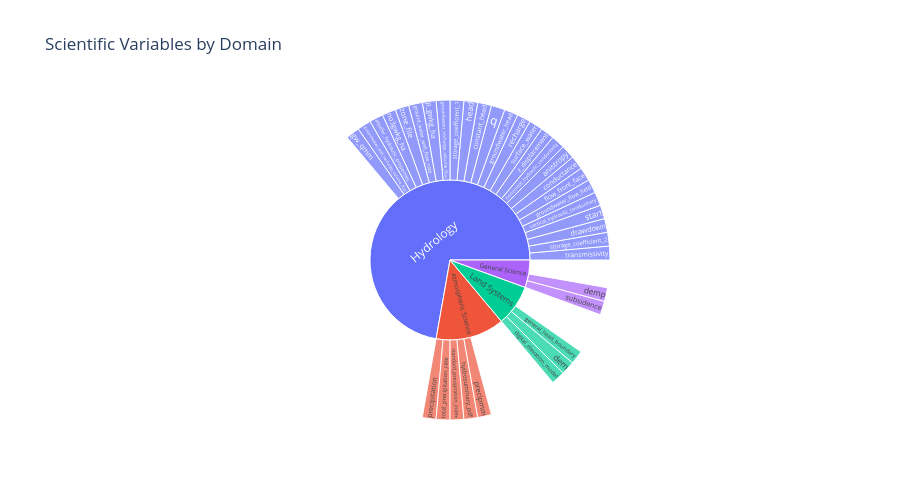

Source (notebook cell):
### Markdown cell above
### Visualize Scientific Variables by Domain

This chart summarizes which scientific domains are represented by the matched variables. It gives a quick sense of where the narrative is strongest in scientific terms.

### Code cell
_, sunburst_fig, domain_counts = sbp.plot_svo_sunburst(unique_mappings)
sunburst_fig.show()
nbutils.print_domain_counts(domain_counts)

### Figure 1 — Plotly figure (JSON) as saved in the notebook; plotly's stock layout.template omitted (floating-point values rounded to 4 significant figures)
{"data": [{"domain": {"x": [0, 1], "y": [0, 1]}, "hovertemplate": "labels=%{label}<br>value=%{value}<br>parent=%{parent}<extra></extra>", "labels": ["transmissivity", "storage_coefficient_2", "digital_elevation_model", "drawdown", "start", "precipitation", "dem", "vertical_hydraulic_conductivity", "groundwater_flow_field", "subsidence", "flow_front_face", "demp", "conductance", "anistropy", "horizontal_hydraulic_conductivity", "total_precipitation_rate", "z_displacement", "surface_water", "recharge", "groundwater_head", "standard_precipitation_index", "q", "constant_head", "head", "storage_coefficient_1", "hydrosummary_pdf", "groundwater_recharge_volume_flux", "p_gwkg_ha", "ground_water_well_flow_rate", "zone_file", "general_head_boundary", "precipmm", "no3gwkg_ha", "aquifer_hydraulic_properties", "groundwater_well_recharge_volume_flux", "gw_qmm", "Hydrology", "Land Systems", "Atmospheric Science", "General Science"], "name": "", "parents": ["Hydrology", "Hydrology", "Land Systems", "Hydrology", "Hydrology", "Atmospheric Science", "Land Systems", "Hydrology", "Hydrology", "General Science", "Hydrology", "General Science", "Hydrology", "Hydrology", "Hydrology", "Atmospheric Science", "Hydrology", "Hydrology", "Hydrology", "Hydrology", "Atmospheric Science", "Hydrology", "Hydrology", "Hydrology", "Hydrology", "Atmospheric Science", "Hydrology", "Hydrology", "Hydrology", "Hydrology", "Land Systems", "Atmospheric Science", "Hydrology", "Hydrology", "Hydrology", "Hydrology", "", "", "", ""], "type": "sunburst", "values": [1, 1, 1, 1, 1, 1, 1, 1, 1, 1, 1, 1, 1, 1, 1, 1, 1, 1, 1, 1, 1, 1, 1, 1, 1, 1, 1, 1, 1, 1, 1, 1, 1, 1, 1, 1, 26, 3, 5, 2]}], "layout": {"height": 500, "legend": {"tracegroupgap": 0}, "title": {"text": "Scientific Variables by Domain"}}}
